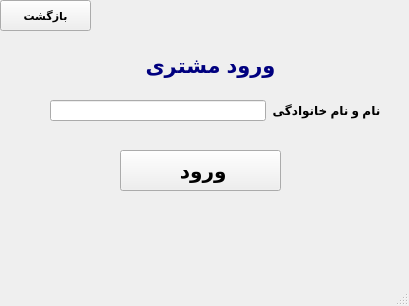
<?xml version="1.0" encoding="UTF-8"?>
<ui version="4.0">
 <class>CustomerEnterWindow</class>
 <widget class="QMainWindow" name="CustomerEnterWindow">
  <property name="geometry">
   <rect>
    <x>0</x>
    <y>0</y>
    <width>409</width>
    <height>306</height>
   </rect>
  </property>
  <property name="windowTitle">
   <string>MainWindow</string>
  </property>
  <widget class="QWidget" name="centralwidget">
   <widget class="QLabel" name="customerEnter_label">
    <property name="geometry">
     <rect>
      <x>90</x>
      <y>40</y>
      <width>241</width>
      <height>51</height>
     </rect>
    </property>
    <property name="font">
     <font>
      <family>Arial</family>
      <pointsize>16</pointsize>
      <weight>75</weight>
      <italic>false</italic>
      <bold>true</bold>
      <underline>false</underline>
      <strikeout>false</strikeout>
     </font>
    </property>
    <property name="styleSheet">
     <string notr="true">color: rgb(0, 0, 127);</string>
    </property>
    <property name="text">
     <string>ورود مشتری</string>
    </property>
    <property name="textFormat">
     <enum>Qt::PlainText</enum>
    </property>
    <property name="scaledContents">
     <bool>false</bool>
    </property>
    <property name="alignment">
     <set>Qt::AlignCenter</set>
    </property>
    <property name="margin">
     <number>0</number>
    </property>
    <property name="textInteractionFlags">
     <set>Qt::LinksAccessibleByMouse</set>
    </property>
   </widget>
   <widget class="QPushButton" name="enter_btn">
    <property name="geometry">
     <rect>
      <x>120</x>
      <y>150</y>
      <width>161</width>
      <height>41</height>
     </rect>
    </property>
    <property name="font">
     <font>
      <family>Arial</family>
      <pointsize>15</pointsize>
      <weight>75</weight>
      <bold>true</bold>
     </font>
    </property>
    <property name="layoutDirection">
     <enum>Qt::LeftToRight</enum>
    </property>
    <property name="text">
     <string> ورود</string>
    </property>
    <property name="icon">
     <iconset>
      <normaloff>../../build-BookStore-Desktop_Qt_5_1_0_MinGW_32bit-Debug/entrance.png</normaloff>../../build-BookStore-Desktop_Qt_5_1_0_MinGW_32bit-Debug/entrance.png</iconset>
    </property>
    <property name="iconSize">
     <size>
      <width>30</width>
      <height>30</height>
     </size>
    </property>
    <property name="shortcut">
     <string/>
    </property>
    <property name="checkable">
     <bool>false</bool>
    </property>
   </widget>
   <widget class="QLabel" name="reply_label">
    <property name="geometry">
     <rect>
      <x>50</x>
      <y>210</y>
      <width>301</width>
      <height>41</height>
     </rect>
    </property>
    <property name="font">
     <font>
      <family>Arial</family>
      <pointsize>10</pointsize>
      <weight>75</weight>
      <bold>true</bold>
     </font>
    </property>
    <property name="styleSheet">
     <string notr="true">color: rgb(170, 0, 0);</string>
    </property>
    <property name="text">
     <string/>
    </property>
    <property name="alignment">
     <set>Qt::AlignCenter</set>
    </property>
   </widget>
   <widget class="QWidget" name="layoutWidget">
    <property name="geometry">
     <rect>
      <x>50</x>
      <y>100</y>
      <width>331</width>
      <height>21</height>
     </rect>
    </property>
    <layout class="QHBoxLayout" name="horizontalLayout">
     <item>
      <widget class="QLineEdit" name="name_lineEdit"/>
     </item>
     <item>
      <widget class="QLabel" name="name">
       <property name="font">
        <font>
         <family>Arial</family>
         <weight>75</weight>
         <bold>true</bold>
        </font>
       </property>
       <property name="styleSheet">
        <string notr="true">color: rgb(0, 0, 0);</string>
       </property>
       <property name="text">
        <string>نام و نام خانوادگی</string>
       </property>
       <property name="alignment">
        <set>Qt::AlignCenter</set>
       </property>
      </widget>
     </item>
    </layout>
   </widget>
   <widget class="QPushButton" name="back_btn">
    <property name="geometry">
     <rect>
      <x>0</x>
      <y>0</y>
      <width>91</width>
      <height>31</height>
     </rect>
    </property>
    <property name="font">
     <font>
      <family>Arial</family>
      <pointsize>8</pointsize>
      <weight>75</weight>
      <bold>true</bold>
     </font>
    </property>
    <property name="text">
     <string>بازگشت</string>
    </property>
    <property name="icon">
     <iconset>
      <normaloff>../pics/back_1.png</normaloff>../pics/back_1.png</iconset>
    </property>
    <property name="iconSize">
     <size>
      <width>32</width>
      <height>32</height>
     </size>
    </property>
   </widget>
   <widget class="QLabel" name="reply_label_2">
    <property name="geometry">
     <rect>
      <x>40</x>
      <y>40</y>
      <width>301</width>
      <height>41</height>
     </rect>
    </property>
    <property name="font">
     <font>
      <family>Arial</family>
      <pointsize>10</pointsize>
      <weight>75</weight>
      <bold>true</bold>
     </font>
    </property>
    <property name="styleSheet">
     <string notr="true">color: rgb(170, 0, 0);</string>
    </property>
    <property name="text">
     <string/>
    </property>
    <property name="alignment">
     <set>Qt::AlignCenter</set>
    </property>
   </widget>
  </widget>
  <widget class="QMenuBar" name="menubar">
   <property name="geometry">
    <rect>
     <x>0</x>
     <y>0</y>
     <width>409</width>
     <height>21</height>
    </rect>
   </property>
  </widget>
  <widget class="QStatusBar" name="statusbar"/>
 </widget>
 <resources/>
 <connections/>
</ui>
